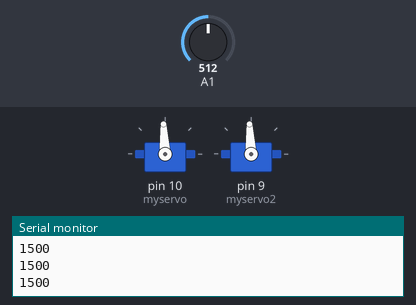
A sketch run on a simulated Arduino Uno, built with avr-gcc and run on an emulated ATmega328P. Shown: 2 × servo, the last lines printed to the serial monitor. Inputs (shaded band) come from the test bench; at power-on: A1 = 512.

Above: at 1.2 s.
1.3 s: A1 set to 716
At 2.2 s:
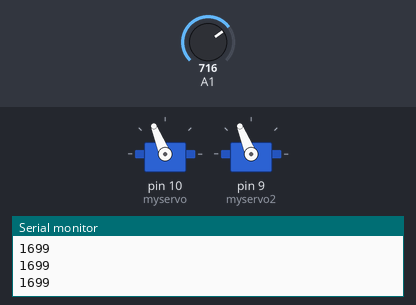
2.8 s: A1 set to 900
At 3.6 s:
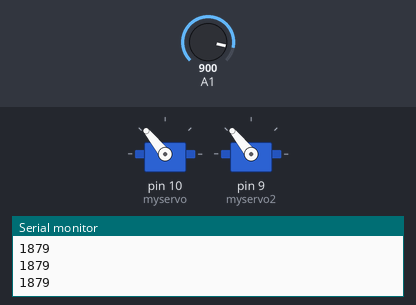
4.3 s: A1 set to 1023
At 5.1 s:
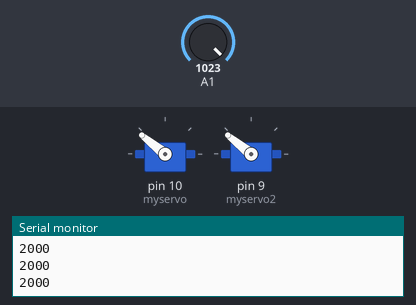
5.8 s: A1 set to 306
At 6.5 s:
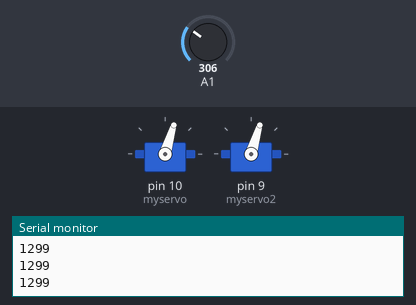
7.3 s: A1 set to 122
At 7.9 s:
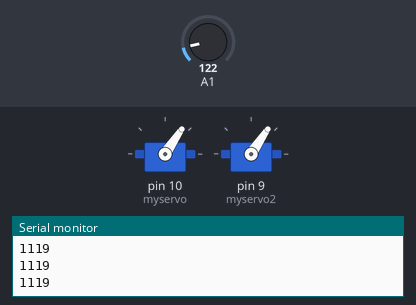
8.8 s: A1 set to 511
At 9.3 s:
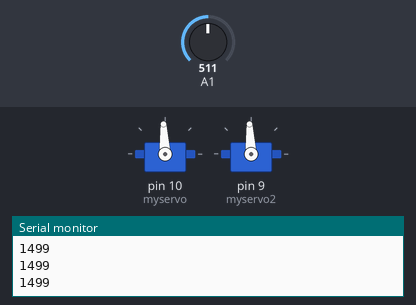
Timing chart, 0 to 11.3 s (numbered marks = the images above; inputs shaded):
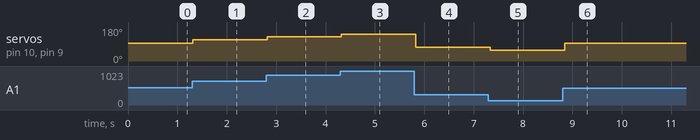

The sketch:

PWM_withPotentiometer.ino
```cpp
/*
  Reads an analog input on pin 9, prints the result to the Serial Monitor. Meant to run a motor.
  More info on motor(PWM)values at "sensorValue=sensorValue" line.
  Attach the center pin of a potentiometer to pin A0, and the outside pins to +5V and ground.

  http://www.arduino.cc/en/Tutorial/AnalogReadSerial
*/
#include<Servo.h>
Servo myservo;
Servo myservo2;

double sensorValue = 0;        //Doubled the sensor value so that you could get a reading on the Serial Monitor
int sensorOut = 0;             //This variable reads the value of the potentiometer and will display it on the serial monitor

void setup() {
  Serial.begin(9600);               // initialize serial communication at 9600 bits per second
                                    //Open the Serial Monitor under the Tools bar once the program is running and you can see the values of the potentiometer at various point
  myservo.attach(10);               //assigns the servo called myservo to pin 10, which is also a PWM pin. PWM is better described at https://www.arduino.cc/en/Tutorial/PWM.
  myservo2.attach(9);                //assigns the servo called myservo to pin 9, which is also a PWM pin. PWM is better described at https://www.arduino.cc/en/Tutorial/PWM.
  myservo.writeMicroseconds(1500);  //This sets servo to mid-point of map range. Described better in void loop.

}


void loop() {
  sensorValue = analogRead(A1); // read the input on analog pin 0. This is your value from 0-1023.
  sensorOut = map(sensorValue, 0, 1023, 1000, 2000); //This changes the PWM values from 0-1023 to microsecond values. 700 is fully counter-clockwise and 2200 is fully clockwise.
  /*For more info on microseconds and the map function look here at https://www.arduino.cc/en/Reference/ServoWriteMicroseconds.
  The map function is decribed further here at https://www.arduino.cc/reference/en/language/functions/math/map/.
  */

    Serial.println(sensorOut);                //Prints out the final value of the potentiometer to the Serial Monitor.
    myservo.writeMicroseconds(sensorOut);     //If the switch state is low(actually high because of the inversion of INPUT_PULLUP), the servo will be set to the value of sensorOut(potentiometer)
    myservo2.writeMicroseconds(sensorOut);     //If the switch state is low(actually high because of the inversion of INPUT_PULLUP), the servo will be set to the value of sensorOut(potentiometer)

//  Serial.println(sensorValue);                //Prints out the final value of the potentiometer to the Serial Monitor.
  delay(100);                                 // delay for 25ms in between helps with stability

}
```

Measured:
- after the input at 1.3 s, servo on pin 10 (myservo), servo on pin 9 (myservo2): 93° → 112° at once
- after the input at 2.8 s, servo on pin 10 (myservo), servo on pin 9 (myservo2): 112° → 129° at once
- after the input at 4.3 s, servo on pin 10 (myservo), servo on pin 9 (myservo2): 129° → 141° at once
- after the input at 5.8 s, servo on pin 10 (myservo), servo on pin 9 (myservo2): 141° → 73° at once
- after the input at 7.3 s, servo on pin 10 (myservo), servo on pin 9 (myservo2): 73° → 56° at once
- after the input at 8.8 s, servo on pin 10 (myservo), servo on pin 9 (myservo2): 56° → 93° after 0.05 s
